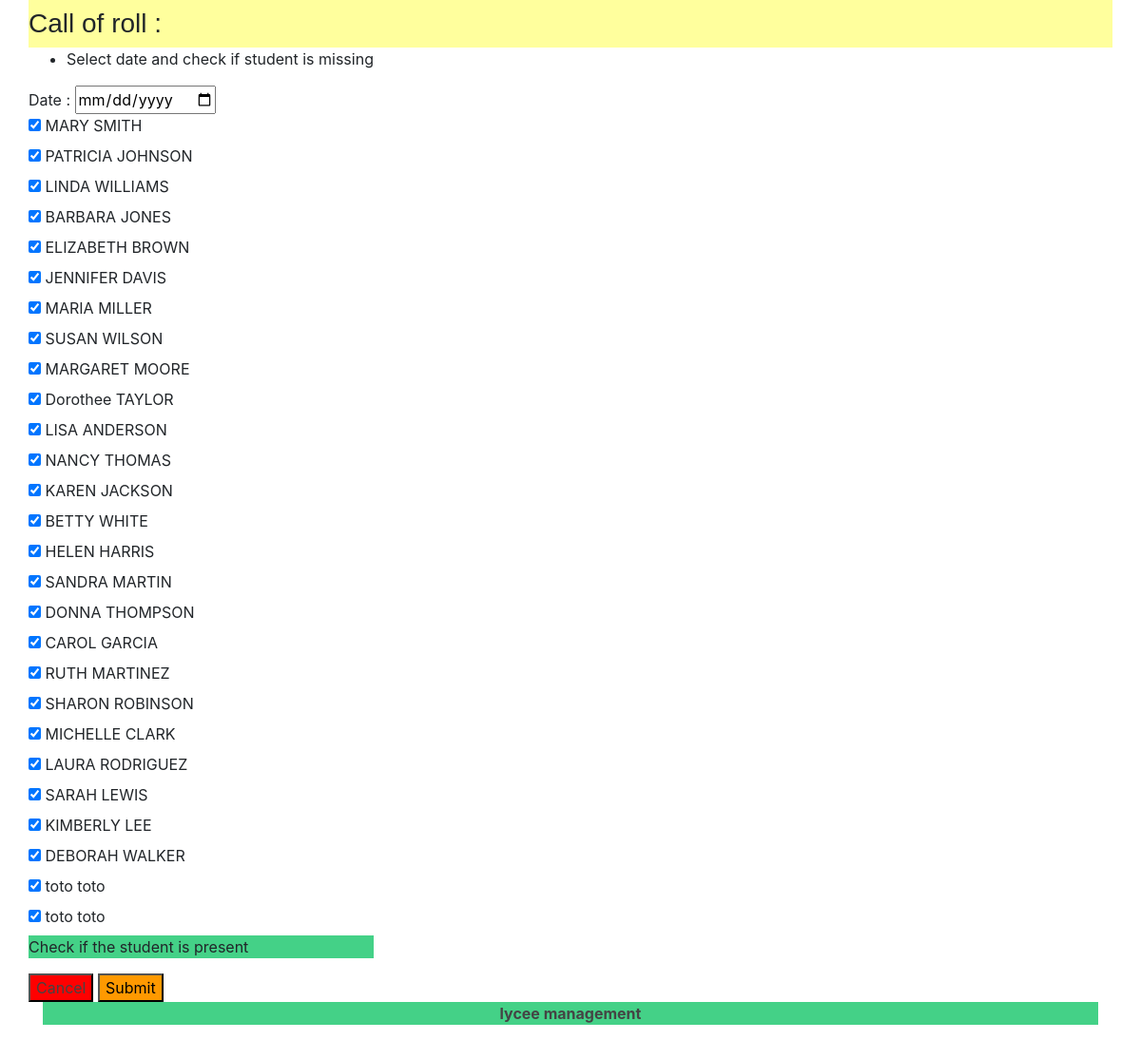
Page /lycee/cursuscall/29 on the committed database.
### lycee/models.py (models this page shows, shortened)
class Student(models.Model):
  first_name = models.CharField(
        max_length=50,
        blank=False,
        null=False
  )
  birth_date = models.DateField(
        verbose_name='date of birth',
        blank=False,
        null=False
  )
  last_name = models.CharField(
        verbose_name="lastname",
        help_text="last name of the student",
        blank=False,  # pas de champ vide
        null=False,  # pas de champ null (a conjuguer avec default
        default="???",
        max_length=255,  # taille maximale du champ
  )
  phone = models.CharField(
        verbose_name="phonenumber",
        help_text="phone number of the student",
        blank=False,  # pas de champ vide
        null=False,  # pas de champ null (a conjuguer avec default
        default="0999999999",
        max_length=10,  # taille maximale du champ
  )
  email = models.EmailField(
        verbose_name="email",
        help_text="phone number of the student",
        blank=False,  # pas de champ vide
        null=False,  # pas de champ null (a conjuguer avec default
        default="x@y.z",
        max_length=255,  # taille maximale du champ
  )
  comments = models.CharField(
        verbose_name="comments",
        help_text="some comments about the student",
        blank=True,
        null=False,  # pas de champ null (a conjuguer avec default
        default="",
        max_length=255,  # taille maximale du champ
  )
  cursus = models.ForeignKey(
    Cursus,
    on_delete=models.CASCADE, # necessaire selon la version de Django
    null=True # A rajouter si pb avec 'default'
   )

### lycee/views.py (the view)
# urls.py: url(r'^cursuscall/(?P<cursus_id>[0-9]+)$', views.callcursus, name='callcursus'),
def callcursus(request,cursus_id):
  result_list = Student.objects.filter(cursus=cursus_id)
  students = Student.objects.order_by("student.id")
  if request.method == 'POST':
    date = request.POST.get("date_call")
    for students in students:
      ismissing = request.POST.get('student '+str(students.id), "off")
  context = {'liste': result_list,
            }
  return render (request, 'lycee/cursuscall/callcursus.html', context)

### lycee/templates/lycee/cursuscall/callcursus.html (shortened to what this page needs)
{% extends "master.html" %}
{% if liste %}
  {% block title %}
      <h3>Call of roll : {{liste.cursus}}</h3>
  {% endblock %}
  {% block content %}
    <form method="POST">
      <ul>
        <li>Select date and check if student is missing</li>
      </ul>
     <form method="post">
          Date : <input name="date_call" type="date" class="" value="{{defaultdate|date:"Y-m-d" }}" required>
          <br>
          {% for students in liste %}
            <input type="checkbox" id="{{students.id}}" name="student {{students.id}}" checked>
            <label for="students {{students.id}}">{{students.first_name }} {{students.last_name}}</label>
            <br>
          {% endfor %}
          <p>Check if the student is present</p>
          <div>
            <button class="formstd"><a href="/lycee/">Cancel</a></button>
            <button type="submit" class="boutons_call">Submit</button>
          </div>
        </form>
  {% endblock %}
{% endif %}

### lycee/static/lycee/style.css (style rules this page uses)
a { color : #444444; }
p { background-color: #44d187 }
.formstd { background-color : #ff0000; color: #FFFFFF }
.boutons_call { background-color : #ff9900 }

### rows in the picture
Student: first_name "MARY", last_name "SMITH"
Student: first_name "PATRICIA", last_name "JOHNSON"
Student: first_name "LINDA", last_name "WILLIAMS"
Student: first_name "BARBARA", last_name "JONES"
Student: first_name "ELIZABETH", last_name "BROWN"
Student: first_name "JENNIFER", last_name "DAVIS"
Student: first_name "MARIA", last_name "MILLER"
Student: first_name "SUSAN", last_name "WILSON"
Student: first_name "MARGARET", last_name "MOORE"
Student: first_name "Dorothee", last_name "TAYLOR"
Student: first_name "LISA", last_name "ANDERSON"
Student: first_name "NANCY", last_name "THOMAS"
Student: first_name "KAREN", last_name "JACKSON"
Student: first_name "BETTY", last_name "WHITE"
Student: first_name "HELEN", last_name "HARRIS"
Student: first_name "SANDRA", last_name "MARTIN"
Student: first_name "DONNA", last_name "THOMPSON"
Student: first_name "CAROL", last_name "GARCIA"
Student: first_name "RUTH", last_name "MARTINEZ"
Student: first_name "SHARON", last_name "ROBINSON"
Student: first_name "MICHELLE", last_name "CLARK"
Student: first_name "LAURA", last_name "RODRIGUEZ"
Student: first_name "SARAH", last_name "LEWIS"
Student: first_name "KIMBERLY", last_name "LEE"
Student: first_name "DEBORAH", last_name "WALKER"
Student: first_name "toto", last_name "toto"
Student: first_name "toto", last_name "toto"
